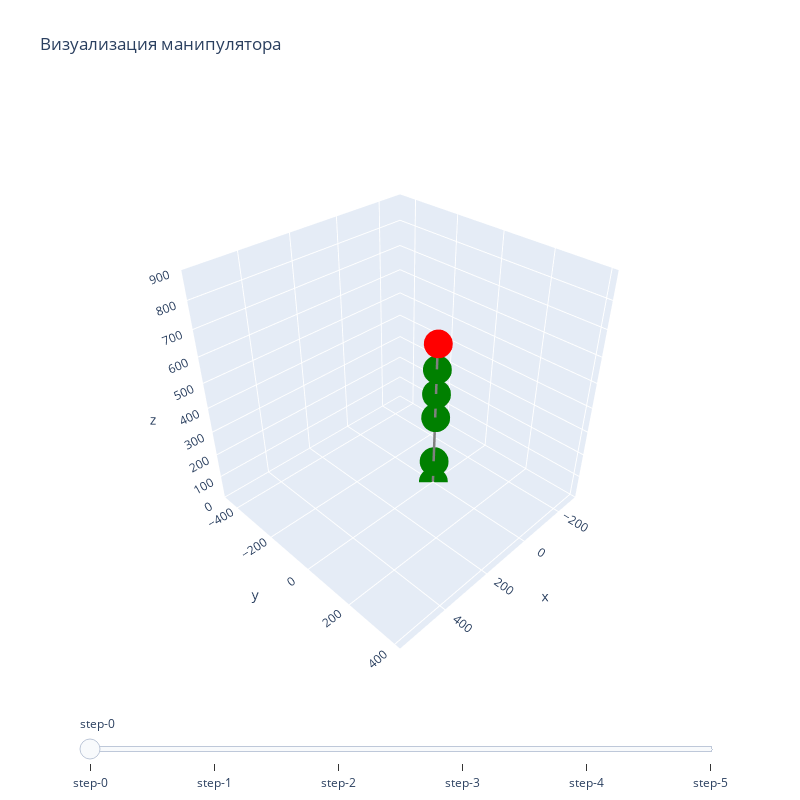

Notebook code for this chart:
### Code cell
m.visualize_manipulator()

### Figure 1 — Plotly figure (JSON) as saved in the notebook; plotly's stock layout.template omitted (floating-point values rounded to 4 significant figures)
{"data": [{"line": {"color": "gray", "width": 5}, "marker": {"color": ["green", "green", "green", "green", "green", "red"], "size": 10}, "mode": "lines+markers", "text": ["Вращательная пара 1", "Поступательная пара 2", "Вращательная пара 3", "Вращательная пара 4", "Поступательная пара 5", "Схват"], "type": "scatter3d", "visible": true, "x": [0, 0, 0, 0, 0, 0], "y": [0, 0, 0, 0, 0, 0], "z": [0, 100, 300, 400, 500, 600]}, {"line": {"color": "gray", "width": 5}, "marker": {"color": ["green", "green", "green", "green", "green", "red"], "size": 10}, "mode": "lines+markers", "text": ["Вращательная пара 1", "Поступательная пара 2", "Вращательная пара 3", "Вращательная пара 4", "Поступательная пара 5", "Схват"], "type": "scatter3d", "visible": false, "x": [0, 0, 0, 0, 0, 0], "y": [0, 0, 0, 0, 0, 0], "z": [0, 100, 600, 700, 800, 900]}, {"line": {"color": "gray", "width": 5}, "marker": {"color": ["green", "green", "green", "green", "green", "red"], "size": 10}, "mode": "lines+markers", "text": ["Вращательная пара 1", "Поступательная пара 2", "Вращательная пара 3", "Вращательная пара 4", "Поступательная пара 5", "Схват"], "type": "scatter3d", "visible": false, "x": [0, 0, 0, 0, 0, 0], "y": [0, 0, 0, -70.71, -141.4, -212.1], "z": [0, 100, 600, 670.7, 741.4, 812.1]}, {"line": {"color": "gray", "width": 5}, "marker": {"color": ["green", "green", "green", "green", "green", "red"], "size": 10}, "mode": "lines+markers", "text": ["Вращательная пара 1", "Поступательная пара 2", "Вращательная пара 3", "Вращательная пара 4", "Поступательная пара 5", "Схват"], "type": "scatter3d", "visible": false, "x": [0, 0, 0, 0, 100, 200], "y": [0, 0, 0, -70.71, -70.71, -70.71], "z": [0, 100, 600, 670.7, 670.7, 670.7]}, {"line": {"color": "gray", "width": 5}, "marker": {"color": ["green", "green", "green", "green", "green", "red"], "size": 10}, "mode": "lines+markers", "text": ["Вращательная пара 1", "Поступательная пара 2", "Вращательная пара 3", "Вращательная пара 4", "Поступательная пара 5", "Схват"], "type": "scatter3d", "visible": false, "x": [0, 0, 0, 0, 100, 290], "y": [0, 0, 0, -70.71, -70.71, -70.71], "z": [0, 100, 600, 670.7, 670.7, 670.7]}, {"line": {"color": "gray", "width": 5}, "marker": {"color": ["green", "green", "green", "green", "green", "red"], "size": 10}, "mode": "lines+markers", "text": ["Вращательная пара 1", "Поступательная пара 2", "Вращательная пара 3", "Вращательная пара 4", "Поступательная пара 5", "Схват"], "type": "scatter3d", "visible": false, "x": [0, 0, 0, 50.0, 120.7, 255.1], "y": [0, 0, 0, -50.0, 20.71, 155.1], "z": [0, 100, 600, 670.7, 670.7, 670.7]}], "layout": {"height": 800, "scene": {"aspectmode": "cube", "camera": {"center": {"x": 0, "y": 0, "z": 0}, "eye": {"x": 1.5, "y": 1.5, "z": 1.5}, "up": {"x": 0, "y": 0, "z": 1}}, "xaxis": {"range": [-305, 595]}, "yaxis": {"range": [-478.5, 421.5]}, "zaxis": {"range": [0, 900]}}, "sliders": [{"steps": [{"args": ["visible", [true, false, false, false, false, false]], "method": "restyle"}, {"args": ["visible", [false, true, false, false, false, false]], "method": "restyle"}, {"args": ["visible", [false, false, true, false, false, false]], "method": "restyle"}, {"args": ["visible", [false, false, false, true, false, false]], "method": "restyle"}, {"args": ["visible", [false, false, false, false, true, false]], "method": "restyle"}, {"args": ["visible", [false, false, false, false, false, true]], "method": "restyle"}]}], "title": {"text": "Визуализация манипулятора"}, "width": 800}}
